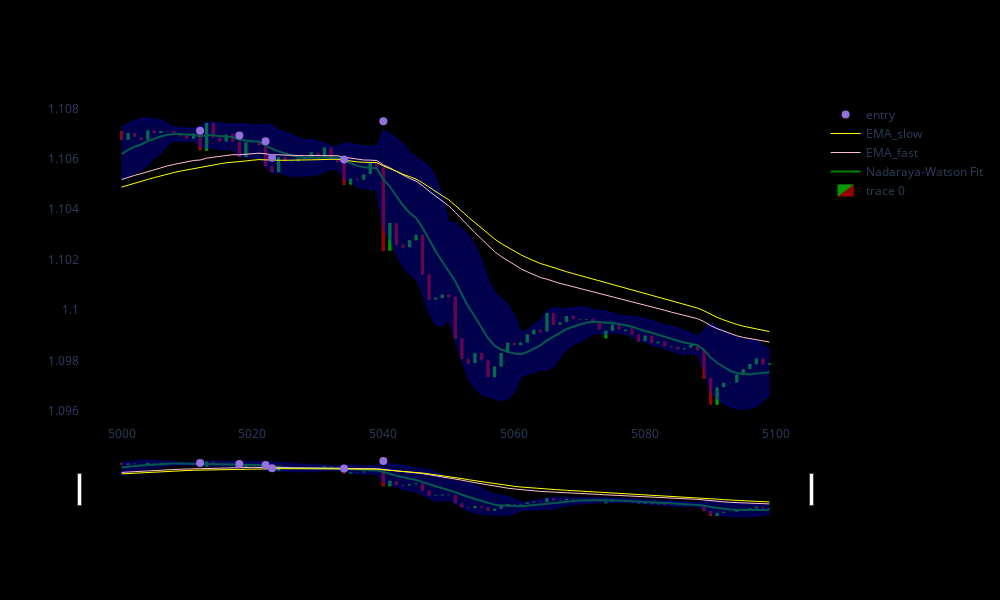

The cell this chart's notebook holds for it:
### Code cell
import plotly.graph_objects as go
from plotly.subplots import make_subplots
from datetime import datetime

st = 5000
dfsample=df[st:st+100]


# Create a plot with 1 row
fig = make_subplots(rows=1, cols=1)

# Add candlestick plot with customized line colors
fig.add_trace(go.Candlestick(x=dfsample.index,
                             open=dfsample['Open'],
                             high=dfsample['High'],
                             low=dfsample['Low'],
                             close=dfsample['Close'],
                             increasing=dict(line=dict(color='rgba(0, 255, 0, 0.6)', width=0.1), # Red with transparency for increasing
                                             fillcolor='rgba(0, 255, 0, 0.6)'),  # Match fill color with line color
                             decreasing=dict(line=dict(color='rgba(0, 255, 0, 0.6)', width=0.1), # Green with transparency for decreasing
                                             fillcolor='rgba(255, 0, 0, 0.6)')), # Match fill color with line color
              row=1, col=1)

# Add Nadaraya-Watson fitted line
fig.add_trace(go.Scatter(x=dfsample.index, y=dfsample['Middle_Envelope'],
                         line=dict(color='green', width=2),
                         name="Nadaraya-Watson Fit"),
              row=1, col=1)

# Add upper standard deviation envelope
fig.add_trace(go.Scatter(x=dfsample.index, y=dfsample['Upper_Envelope'],
                         line=dict(color='rgba(0,0,255,0.2)'), # Light blue color
                         name='Upper Envelope',
                         showlegend=False),
              row=1, col=1)

# Add lower standard deviation envelope
fig.add_trace(go.Scatter(x=dfsample.index, y=dfsample['Lower_Envelope'],
                         line=dict(color='rgba(0,0,255,0.2)'), # Light blue color
                         name='Lower Envelope',
                         fill='tonexty', # This fills the area between this trace and the next trace
                         fillcolor='rgba(0,0,255,0.3)', # More opaque blue fill
                         showlegend=False),
              row=1, col=1)


# Add Bollinger Bands
# fig.add_trace(go.Scatter(x=dfsample.index, y=dfsample['BBU_30_2.0'],
#                          line=dict(color='rgba(0, 255, 0, 0.4)'),  # Upper Band
#                          name='Upper Bollinger Band',
#                          showlegend=True),
#               row=1, col=1)

# fig.add_trace(go.Scatter(x=dfsample.index, y=dfsample['BBM_30_2.0'],
#                          line=dict(color='rgba(0, 255, 0, 0.6)'),  # Middle Band
#                          name='Middle Bollinger Band',
#                          fill='tonexty',
#                          fillcolor='rgba(0, 255, 0, 0.1)',  # Light blue fill between the bands
#                          showlegend=True),
#               row=1, col=1)

# fig.add_trace(go.Scatter(x=dfsample.index, y=dfsample['BBL_30_2.0'],
#                          line=dict(color='rgba(0, 255, 0, 0.4)'),  # Lower Band
#                          name='Lower Bollinger Band',
#                          fill='tonexty',  # Fill between this line and the next upper band line
#                          fillcolor='rgba(0, 255, 0, 0.1)',  # Light blue fill between the bands
#                          showlegend=True),
#               row=1, col=1)

fig.add_trace(go.Scatter(x=dfsample.index, y=dfsample['EMA_fast'],
                         line=dict(color='pink', width=1),
                         name="EMA_fast"),
              row=1, col=1)
fig.add_trace(go.Scatter(x=dfsample.index, y=dfsample['EMA_slow'],
                         line=dict(color='yellow', width=1),
                         name="EMA_slow"),
              row=1, col=1)

# Add markers for trade entry points on the same subplot
fig.add_trace(go.Scatter(x=dfsample.index, y=dfsample['pointpos'], mode="markers",
                         marker=dict(size=8, color="MediumPurple"),
                         name="entry"),
              row=1, col=1)

# Update layout to set background color to black and remove gridlines
fig.update_layout(
    width=1000,
    height=600,
    sliders=[],
    paper_bgcolor='black',  # Set the background color of the entire figure
    plot_bgcolor='black',   # Set the background color of the plotting area
    xaxis_showgrid=False,   # Remove x-axis gridlines
    yaxis_showgrid=False,   # Remove y-axis gridlines
)

# Show the plot
fig.show()
